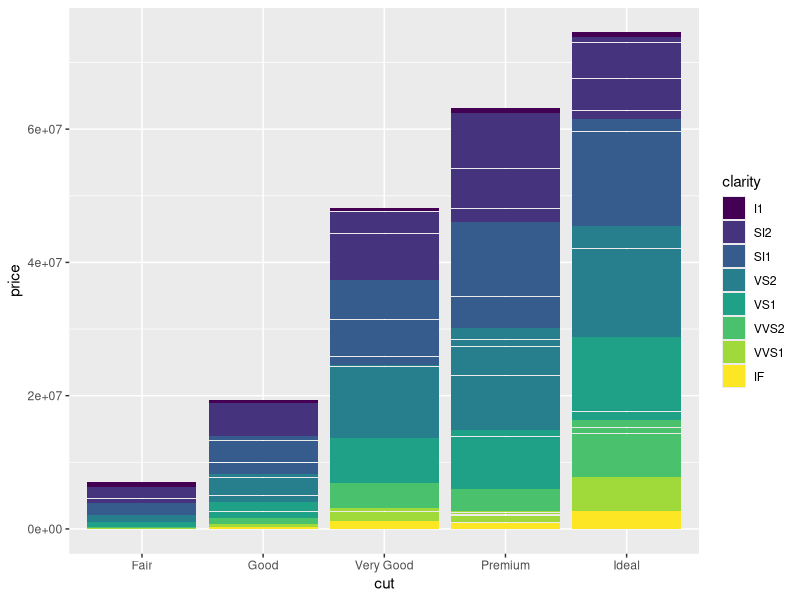
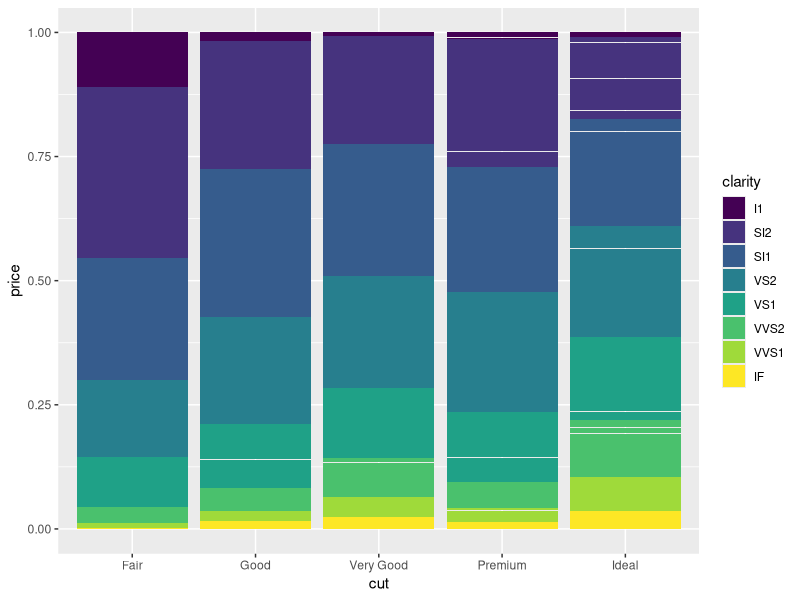
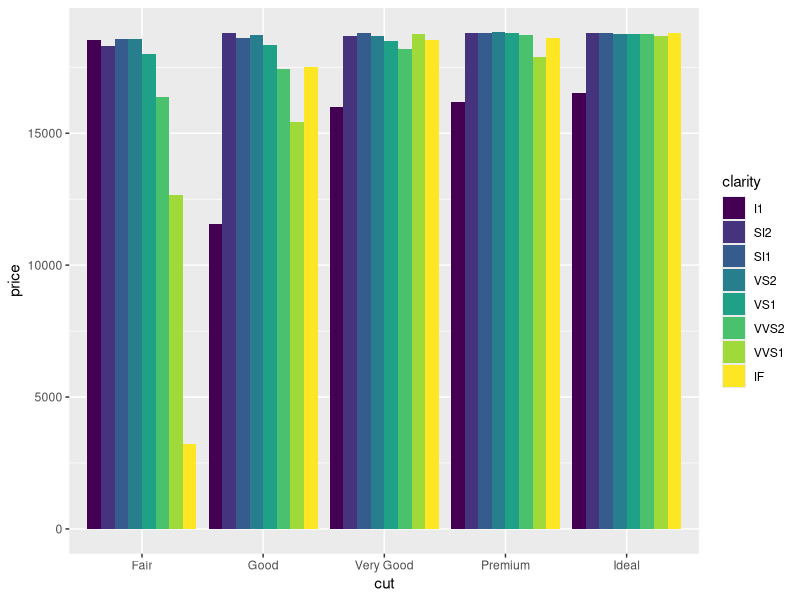
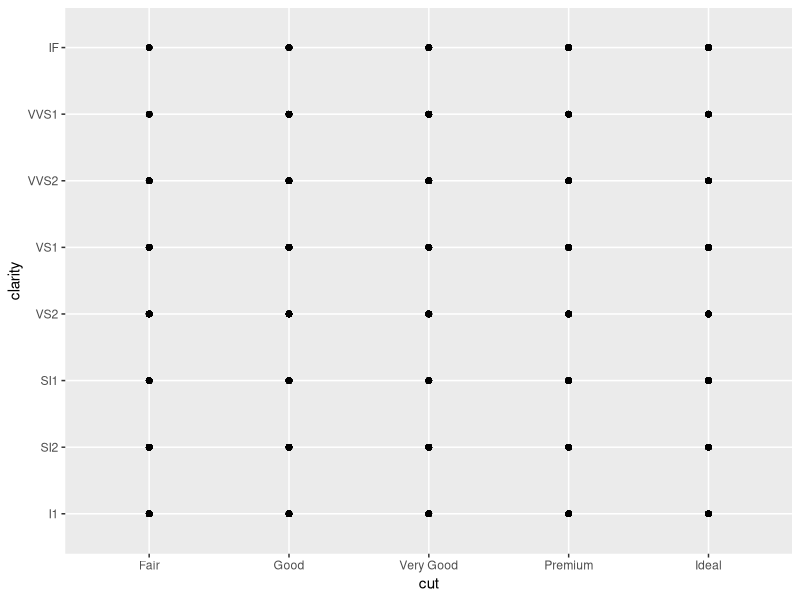
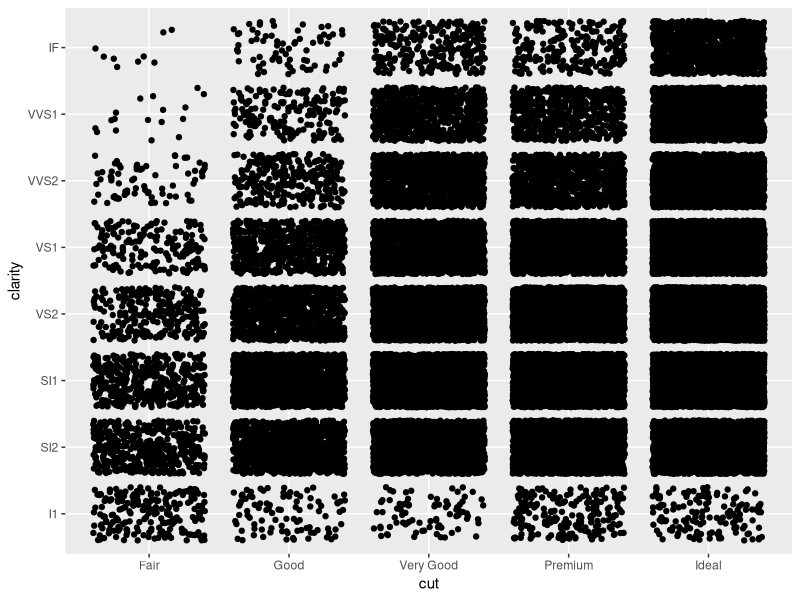
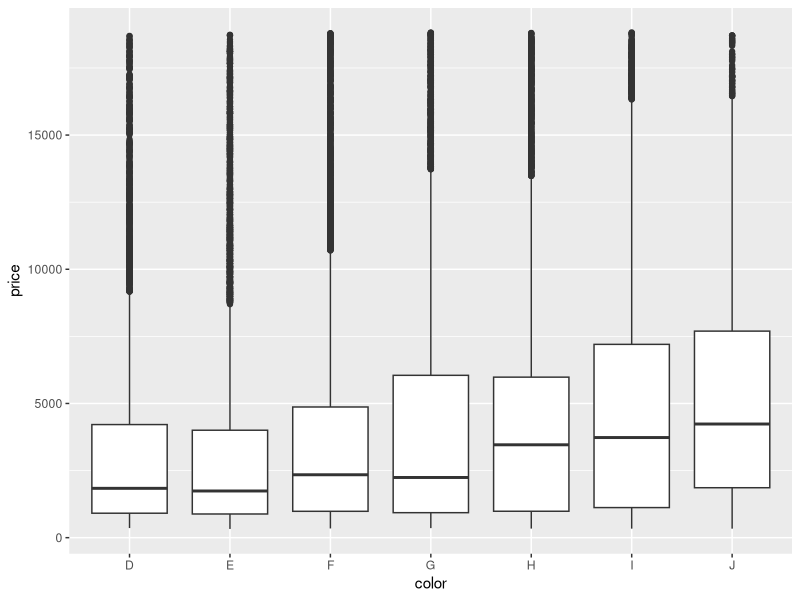
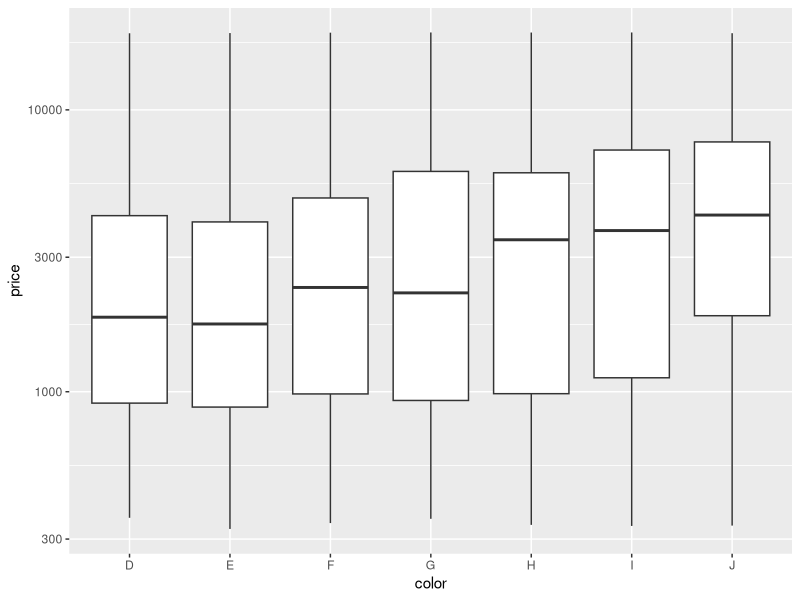
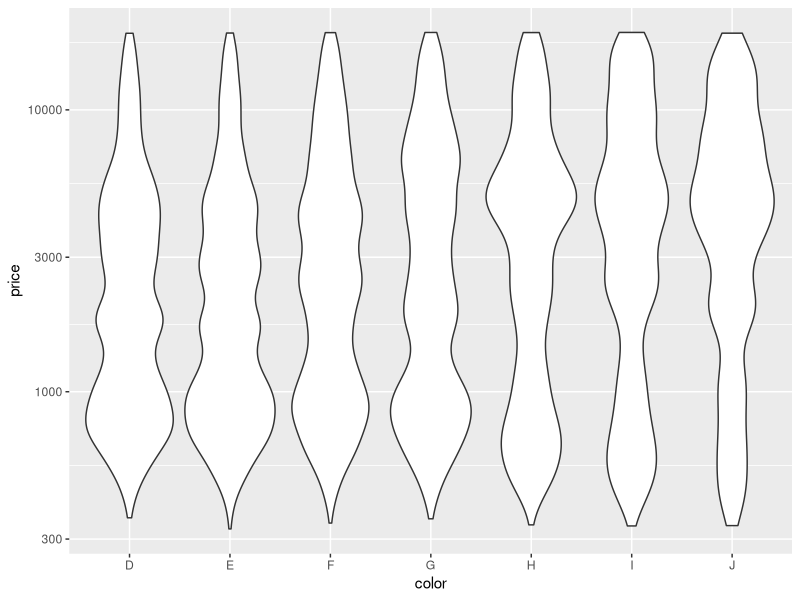

Source code (R) for these figures, in order:
# Exercise 2: advanced ggplot2 practice

# Install and load the `ggplot2` package
#install.packages('ggplot2')
library("ggplot2")

# For this exercise you will again be working with the `diamonds` data set.
# Use `?diamonds` to review details about this data set
?diamonds

## Position Adjustments

# Draw a column (bar) chart of diamonds cuts by price, with each bar filled by 
# clarity. You should see a _stacked_ bar chart.
ggplot(data = diamonds) +
  geom_col(mapping = aes(x = cut, y = price, fill = clarity))

# Draw the same chart again, but with each element positioned to "fill" the y axis
ggplot(data = diamonds) +
  geom_col(mapping = aes(x = cut, y = price, fill = clarity), position = "fill")


# Draw the same chart again, but with each element positioned to "dodge" each other
ggplot(data = diamonds) +
  geom_col(mapping = aes(x = cut, y = price, fill = clarity), position = "dodge")

# Draw a plot with point geometry with the x-position mapped to `cut` and the 
# y-position mapped to `clarity`
# This creates a "grid" grouping the points
ggplot(data = diamonds) +
  geom_point(mapping = aes(x = cut, y = clarity))

# Use the "jitter" position adjustment to keep the points from all overlapping!
# (This works a little better with a sample of diamond data, such as from the 
# previous exercise).
ggplot(data = diamonds) +
  geom_point(mapping = aes(x = cut, y = clarity), position = "jitter")



## Scales

# Draw a "boxplot" (with `geom_boxplot`) for the diamond's price (y) by color (x)
ggplot(data = diamonds) +
  geom_boxplot(mapping = aes(x = color, y = price))

# This has a lot of outliers, making it harder to read. To fix this, draw the 
# same plot but with a _logarithmic_ scale for the y axis.
ggplot(data = diamonds) +
  geom_boxplot(mapping = aes(x = color, y = price)) +
  scale_y_log10()

# For another version, draw the same plot but with `violin` geometry instead of 
# `boxplot` geometry!
# How does the logarithmic scale change the data presentation?
ggplot(data = diamonds) +
  geom_violin(mapping = aes(x = color, y = price)) +
  scale_y_log10()


# Another interesting plot: draw a plot of the diamonds price (y) by carat (x), 
# using a heatmap of 2d bins (geom_bin2d)
# What happens when you make the x and y channels scale logarithmically?
ggplot(data = diamonds) +
  geom_bin2d(mapping = aes(x = carat, y = price)) +
  scale_x_log10() +
  scale_y_log10()

# Draw a scatter plot for the diamonds price (y) by carat (x). Color each point
# by the clarity (Remember, this will take a while. Use a sample of the diamonds 
# for faster results)
ggplot(data = diamonds) +
  geom_point(mapping = aes(x = carat, y = price, color = clarity))

# Change the color of the previous plot using a ColorBrewer scale of your choice. 
# What looks nice?
ggplot(data = diamonds) +
  geom_point(mapping = aes(x = carat, y = price, color = clarity)) +
  scale_color_brewer(palette = "Spectral")


## Coordinate Systems

# Draw a bar chart with x-position and fill color BOTH mapped to cut
# For best results, SET the `width` of the geometry to be 1 (fill plot, no space
# between)
# TIP: You can save the plot to a variable for easier modifications
bar <- ggplot(data = diamonds) +
  geom_bar(mapping = aes(x = cut, fill = cut), width = 1)
bar

# Draw the same chart, but with the coordinate system flipped
bar + coord_flip()

# Draw the same chart, but in a polar coordinate system. It's a Coxcomb chart!
bar + coord_polar()



## Facets

# Take the scatter plot of price by carat data (colored by clarity) and add 
# _facets_ based on the diamond's `color`
ggplot(data = diamonds) +
  geom_point(mapping = aes(x = carat, y = price, color = clarity)) +
  scale_color_brewer(palette = "Spectral") +
  facet_wrap(~ color)


## Saving Plots

# Use the `ggsave()` function to save the current (recent) plot to disk.
# Name the output file "my-plot.png".
# Make sure you've set the working directory!!
ggsave("my-plot.png")

